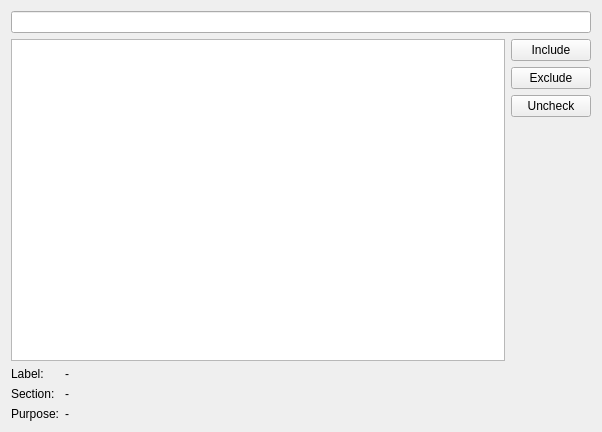
<?xml version="1.0" encoding="UTF-8"?>
<ui version="4.0">
 <class>PageFeatures</class>
 <widget class="QWizardPage" name="PageFeatures">
  <property name="geometry">
   <rect>
    <x>0</x>
    <y>0</y>
    <width>602</width>
    <height>432</height>
   </rect>
  </property>
  <property name="windowTitle">
   <string>WizardPage</string>
  </property>
  <property name="title">
   <string>Features</string>
  </property>
  <layout class="QVBoxLayout" name="verticalLayout_2">
   <item>
    <widget class="QLineEdit" name="lineEditFilterFeature">
     <property name="clearButtonEnabled">
      <bool>true</bool>
     </property>
    </widget>
   </item>
   <item>
    <layout class="QHBoxLayout" name="horizontalLayout_2">
     <item>
      <widget class="QTreeView" name="treeView">
       <property name="selectionMode">
        <enum>QAbstractItemView::ExtendedSelection</enum>
       </property>
       <attribute name="headerStretchLastSection">
        <bool>false</bool>
       </attribute>
      </widget>
     </item>
     <item>
      <layout class="QVBoxLayout" name="verticalLayout">
       <item>
        <widget class="QPushButton" name="pushButtonFeatureInclude">
         <property name="text">
          <string>Include</string>
         </property>
        </widget>
       </item>
       <item>
        <widget class="QPushButton" name="pushButtonFeatureExclude">
         <property name="text">
          <string>Exclude</string>
         </property>
        </widget>
       </item>
       <item>
        <widget class="QPushButton" name="pushButtonFeatureUncheck">
         <property name="text">
          <string>Uncheck</string>
         </property>
        </widget>
       </item>
       <item>
        <spacer name="verticalSpacer">
         <property name="orientation">
          <enum>Qt::Vertical</enum>
         </property>
         <property name="sizeHint" stdset="0">
          <size>
           <width>20</width>
           <height>40</height>
          </size>
         </property>
        </spacer>
       </item>
      </layout>
     </item>
    </layout>
   </item>
   <item>
    <layout class="QHBoxLayout" name="horizontalLayout">
     <item>
      <layout class="QGridLayout" name="gridLayout">
       <item row="0" column="0">
        <widget class="QLabel" name="label">
         <property name="text">
          <string>Label:</string>
         </property>
        </widget>
       </item>
       <item row="0" column="1">
        <widget class="QLabel" name="labelLabel">
         <property name="text">
          <string>-</string>
         </property>
        </widget>
       </item>
       <item row="1" column="0">
        <widget class="QLabel" name="label_2">
         <property name="text">
          <string>Section:</string>
         </property>
        </widget>
       </item>
       <item row="1" column="1">
        <widget class="QLabel" name="labelSection">
         <property name="text">
          <string>-</string>
         </property>
        </widget>
       </item>
       <item row="2" column="0">
        <widget class="QLabel" name="label_3">
         <property name="text">
          <string>Purpose:</string>
         </property>
        </widget>
       </item>
       <item row="2" column="1">
        <widget class="QLabel" name="labelPurpose">
         <property name="text">
          <string>-</string>
         </property>
        </widget>
       </item>
      </layout>
     </item>
     <item>
      <spacer name="horizontalSpacer">
       <property name="orientation">
        <enum>Qt::Horizontal</enum>
       </property>
       <property name="sizeHint" stdset="0">
        <size>
         <width>40</width>
         <height>20</height>
        </size>
       </property>
      </spacer>
     </item>
    </layout>
   </item>
  </layout>
 </widget>
 <resources/>
 <connections/>
</ui>
